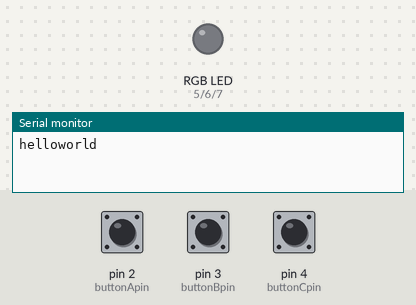
The sketch below on a simulated Arduino Uno, built with avr-gcc and run on an emulated ATmega328P. Shown: an RGB LED mixed from three pins (HIGH = lit), the last lines printed to the serial monitor. The test bench sets the inputs (shaded band); at power-on: pin 2 (buttonApin) HIGH, pin 3 (buttonBpin) HIGH, pin 4 (buttonCpin) HIGH. Random numbers use the default seed unless the sketch sets one.

Above: at 1.2 s.
1.3 s: pin 2 (buttonApin) pulled LOW for 0.15 s
At 2.31 s:
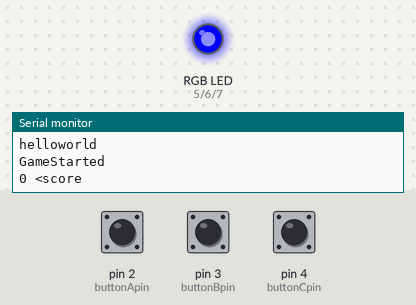
At 3.56 s:
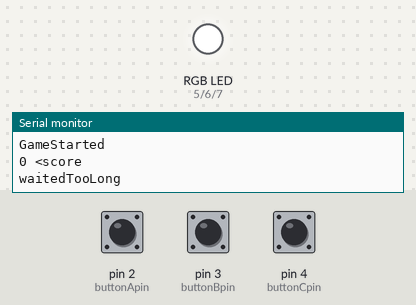
4.4 s: pin 3 (buttonBpin) pulled LOW for 3.2 s
At 5.78 s:
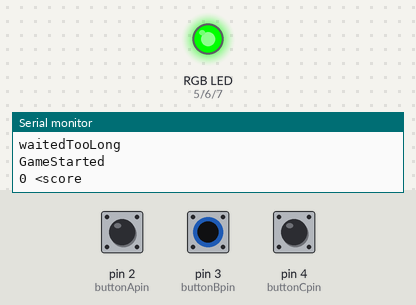
Timing chart, 0 to 8.8 s (numbered marks = the images above; inputs shaded):
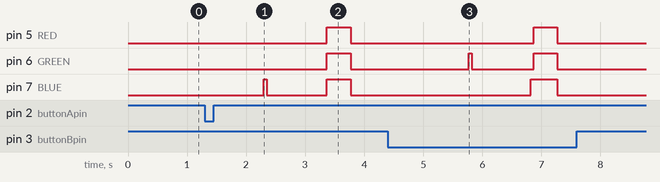

Measured:
- after the input at 1.3 s, pin 5 (RED), pin 6 (GREEN): LOW → HIGH after 2.1 s, → LOW 0.40 s later; pin 7 (BLUE): LOW → HIGH after 1.0 s, → LOW 0.05 s later, → HIGH 1.0 s later, → LOW 0.40 s later
- after the input at 4.4 s, pin 5 (RED): LOW → HIGH after 2.5 s, → LOW 0.40 s later; pin 6 (GREEN): LOW → HIGH after 1.4 s, → LOW 0.05 s later, → HIGH 1.1 s later, → LOW 0.40 s later; pin 7 (BLUE): LOW → HIGH after 2.4 s, → LOW 0.45 s later

The sketch:

ButtonGameLEDrgb.ino
```cpp
#define RED 5
#define GREEN 6
#define BLUE 7
int buttonApin = 2;
int buttonBpin = 3;
int buttonCpin = 4;
int ledPinRED = 10;
int ledPinGREEN = 9;
int ledPinBLUE = 8;
int score;
int difficulty = 3;
int color = 0;
int start = 0;
int delaytime = 1000;

void setup()
{
  pinMode(RED, OUTPUT);
  pinMode(GREEN, OUTPUT);
  pinMode(BLUE, OUTPUT);
  digitalWrite(RED, LOW);
  digitalWrite(GREEN, LOW);
  digitalWrite(BLUE, LOW);
  digitalWrite (ledPinRED, LOW);
  digitalWrite (ledPinGREEN, LOW);
  digitalWrite (ledPinBLUE, LOW);
  pinMode(buttonApin, INPUT_PULLUP);
  pinMode(buttonBpin, INPUT_PULLUP);
  pinMode(buttonCpin, INPUT_PULLUP);
  Serial.begin(9600);
  Serial.print("helloworld");
  Serial.print("\n");
  randomSeed(analogRead(0));
}

void loop()
{
  if (start == 0) {
    if (digitalRead(buttonApin) == LOW){ difficulty = 0; gameStart();}
    if (digitalRead(buttonBpin) == LOW){ difficulty = 1; gameStart();}
    if (digitalRead(buttonCpin) == LOW){ difficulty = 2; gameStart();}
  }
}
void scoreCheck() {
  if (score < 6 && score > 0) {
    digitalWrite (ledPinRED, LOW);
    digitalWrite (ledPinGREEN, LOW);
    digitalWrite (ledPinBLUE, HIGH);
  }

  if (score > 5 && score < 11) {
    digitalWrite (ledPinRED, LOW);
    digitalWrite (ledPinGREEN, HIGH);
    digitalWrite (ledPinBLUE, LOW);
  }

  if (score > 10 && score < 15) {
    digitalWrite (ledPinRED, HIGH);
    digitalWrite (ledPinGREEN, LOW);
    digitalWrite (ledPinBLUE, LOW);
  }

  if (score > 15 && difficulty < 2) {
    digitalWrite(RED, HIGH);
    digitalWrite(GREEN, HIGH);
    digitalWrite(BLUE, HIGH);
    digitalWrite (ledPinRED, HIGH);
    digitalWrite (ledPinGREEN, HIGH);
    digitalWrite (ledPinBLUE, HIGH);
    delay(5000);
  }
}
void blinkColor() {
  if (color == 1) {
    digitalWrite(RED, HIGH);
    digitalWrite(GREEN, LOW);
    digitalWrite(BLUE, LOW);
    delay(50);
    ledOff();
    checkForHit();
  }
  if (color == 2) {
    digitalWrite(RED, LOW);
    digitalWrite(GREEN, HIGH);
    digitalWrite(BLUE, LOW);
    delay(50);
    ledOff();
    checkForHit();
  }
  if (color == 3) {
    digitalWrite(RED, LOW);
    digitalWrite(GREEN, LOW);
    digitalWrite(BLUE, HIGH);
    delay(50);
    ledOff();
    checkForHit();
  }
}
void missedPoint() {
  digitalWrite(RED, HIGH);
  digitalWrite(GREEN, HIGH);
  digitalWrite(BLUE, HIGH);
  digitalWrite (ledPinRED, HIGH);
  digitalWrite (ledPinGREEN, HIGH);
  digitalWrite (ledPinBLUE, HIGH);
  delay (400);
  digitalWrite(RED, LOW);
  digitalWrite(GREEN, LOW);
  digitalWrite(BLUE, LOW);
  digitalWrite (ledPinRED, LOW);
  digitalWrite (ledPinGREEN, LOW);
  digitalWrite (ledPinBLUE, LOW);
  score = 0;
  color = 0;
  start = 0;
  difficulty = 3;
  delaytime = 1000;
  delay(1000);
}
void hitPoint() {
  if (difficulty == 0){delaytime -= 35;}
  if (difficulty == 1){delaytime -= 45; Serial.print(delaytime); Serial.print("\n");}
  if (difficulty == 2){delaytime  /= 1.05; Serial.print(delaytime); Serial.print("\n");}
  score += 1;
  scoreCheck();
  delay(1000);
  colorPicker();
  color = 0;
}
void checkForHit() {
  for (int i = 0; i <= delaytime; i++) {
    delay(1);
    if (color == 1) {
      if (digitalRead(buttonApin) == LOW) {
        hitPoint();
        return;
      }
      else if (digitalRead(buttonBpin) == LOW || digitalRead(buttonCpin) == LOW) {
        Serial.print("WrongPoint");
        missedPoint();
        return;
      }
    }

    if (color == 2) {
      if (digitalRead(buttonBpin) == LOW) {
        hitPoint();
        return;
      }
      else if (digitalRead(buttonApin) == LOW || digitalRead(buttonCpin) == LOW) {
        Serial.print("WrongPoint");
        missedPoint();
        return;
      }
    }

    if (color == 3) {
      if (digitalRead(buttonCpin) == LOW) {
        hitPoint();
        return;
      }
      else if (digitalRead(buttonApin) == LOW || digitalRead(buttonBpin) == LOW) {
        Serial.print("WrongPoint");
        missedPoint();
        return;
      }
    }
  }
  Serial.print("\n");
  Serial.print("waitedTooLong");
  Serial.print("\n");
  missedPoint();
}
void ledOff() {
  digitalWrite(RED, LOW);
  digitalWrite(GREEN, LOW);
  digitalWrite(BLUE, LOW);
}
void colorPicker() {
  color = random(1, 4);
  Serial.print(score);
  Serial.print(" <score");
  Serial.print("\n");
  blinkColor();
}
void gameStart(){
  Serial.print ("GameStarted");
  Serial.print ("\n");
  delay(1000);
  colorPicker();
  start = 1;
}
```
